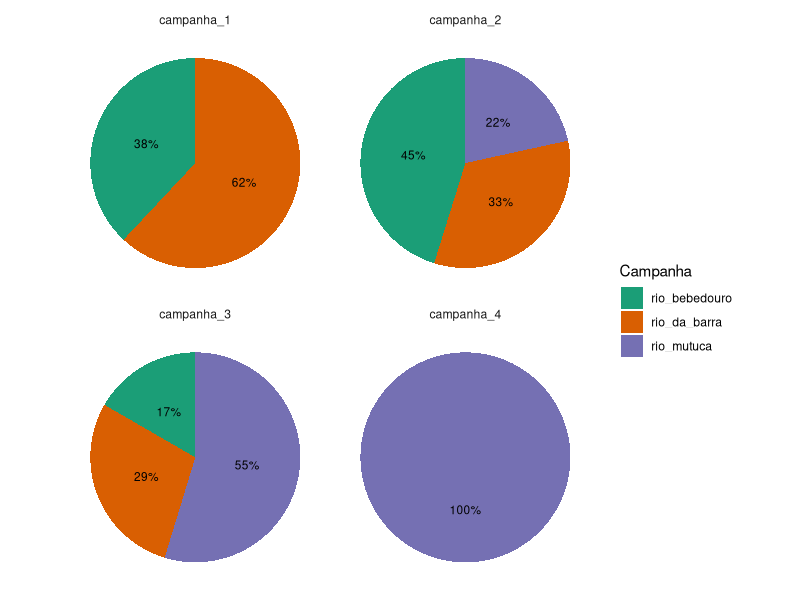
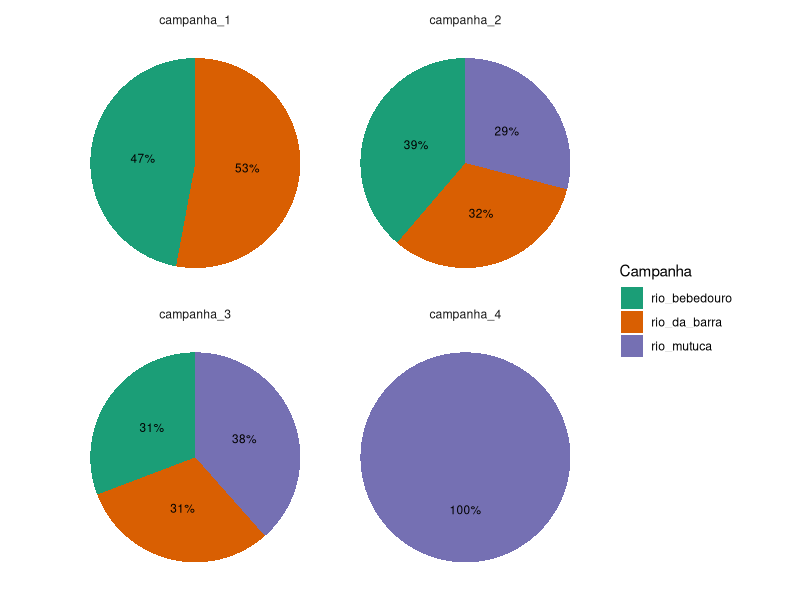
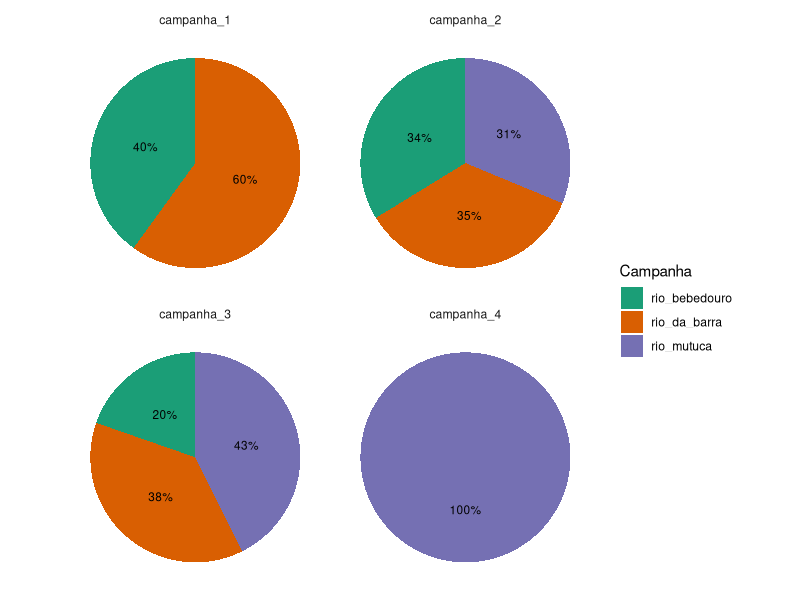

Here is the R script that generated these plots, in order:
# Resumo da base de dados. Agora considerando rio e campanha
# Quantos insetos foram coletados? (Por rio e campanha)
# Qual a riqueza de classes, ordens e familias? (Por rio e campanha)


############################### Ambiente #######################################
library(tidyverse)
library(ggpubr)

# setwd("C:/Users/Giovana/Desktop/mestrado_giovana/")

# Pasta de tabelas
pasta_tabelas <- "tabelas/cap1/dados_descritivos/"
if (!dir.exists(pasta_tabelas)) {
  dir.create(pasta_tabelas, recursive = TRUE)
}

# Pasta de figuras
pasta_figuras <- "figuras/cap1/dados_descritivos/"
if (!dir.exists(pasta_figuras)) {
  dir.create(pasta_figuras, recursive = TRUE)
}

cores <- c(
  "rio_bebedouro" = "#1B9E77",
  "rio_da_barra" = "#D95F02",
  "rio_mutuca" = "#7570B3",
  "rio_carrapicho" = "#E7298A",
  "rio_da_serra" = "#66A61E"
)


######################## Carregar e Limpar Dados ###############################
rios <- c("rio_bebedouro", "rio_da_barra", "rio_mutuca")
amostras_descartadas <- c("RiodaBarra-P1")
metodos <- c("D Net", "Pool Net", "Sieve")

df_cru <- read_csv("dados/processado/imaturos_piata_limpo.csv")

df <- df_cru %>%
  filter(rio %in% rios) %>%
  filter(!locality_name %in% amostras_descartadas) %>%
  filter(method %in% metodos) %>%
  group_by(campanha, rio, locality_name) %>%
  filter(all(metodos %in% method)) %>%
  ungroup()

####################### Particionamento das campanhas ##########################


#---------------------------------- Abundancia ---------------------------------
sumario_especimes <- df %>%
  group_by(rio, campanha) %>% 
  summarise(abundancia_especimes = sum(abundance)) %>%
  ungroup() %>%
  group_by(campanha) %>%
  mutate(abundancia_total_da_campanha = sum(abundancia_especimes)) %>%
  ungroup() %>%
  mutate(
    abundancia_relativa_a_campanha = 
      abundancia_especimes / abundancia_total_da_campanha
  )

write_csv(
  sumario_especimes,
  file.path(pasta_tabelas, "rio_campanha_sumario_abundancia.csv")
)


plot_especimes <- 
  ggplot(
    sumario_especimes, 
    aes(x = "", y = abundancia_relativa_a_campanha, fill = rio)
  ) +
  geom_bar(stat = "identity", width = 1) +
  coord_polar(theta = "y") +
  facet_wrap(~ campanha) +
  labs(x = NULL, y = NULL, fill = "Campanha") +
  geom_text(
    aes(label = paste0(round(abundancia_relativa_a_campanha, 2) * 100, "%")),
    position = position_stack(vjust = 0.5), 
    size = 3
  ) +
  theme_minimal() +
  scale_fill_manual(values = cores) +
  theme(legend.position = "right") +
    theme(
    legend.position = "right",
    axis.text = element_blank(),
    axis.ticks = element_blank(),
    panel.grid = element_blank()
  ) 

ggsave(
  file.path(pasta_figuras, "piechart_abundancia_POR_rio_campanha.png"),
  plot_especimes,
  width = 10,
  height = 6
)

#--------------------------------- Riqueza Ordens ------------------------------

sumario_riqueza_ordens <- df %>%
  group_by(rio, campanha) %>% 
  summarise(
    riqueza_ordem = n_distinct(order)
  ) %>%
  ungroup() %>%
  group_by(campanha) %>%
  mutate(riqueza_total_da_campanha = sum(riqueza_ordem)) %>%
  ungroup() %>%
  mutate(riqueza_relativa_a_campanha = riqueza_ordem / riqueza_total_da_campanha)

write_csv(
  sumario_riqueza_ordens,
  file.path(pasta_tabelas, "rio_campanha_sumario_riqueza_ordens.csv")
)

plot_riqueza_ordens <-
  ggplot(
    sumario_riqueza_ordens,
    aes(x = "", y = riqueza_relativa_a_campanha, fill = rio)
  ) +
  geom_bar(stat = "identity", width = 1) +
  coord_polar(theta = "y") +
  facet_wrap(~ campanha) +
  labs(x = NULL, y = NULL, fill = "Campanha") +
  geom_text(
    aes(label = paste0(round(riqueza_relativa_a_campanha, 2) * 100, "%")),
    position = position_stack(vjust = 0.5),
    size = 3
  ) +
  theme_minimal() +
  scale_fill_manual(values = cores) +
  theme(legend.position = "right") +
  theme(
    legend.position = "right",
    axis.text = element_blank(),
    axis.ticks = element_blank(),
    panel.grid = element_blank()
  ) 

ggsave(
  file.path(pasta_figuras, "piechart_riqueza_ordens_POR_rio_campanha.png"),
  plot_riqueza_ordens,
  width = 10,
  height = 6
)



#------------------------------ Riqueza Familias -------------------------------
sumario_riqueza_familia <- df %>%
  group_by(rio, campanha) %>% 
  summarise(riqueza_familia = n_distinct(family)) %>%
  ungroup() %>%
  group_by(campanha) %>%
  mutate(riqueza_total_da_campanha = sum(riqueza_familia)) %>%
  ungroup() %>%
  mutate(
    riqueza_relativa_a_campanha = riqueza_familia / riqueza_total_da_campanha
  )

write_csv(
  sumario_riqueza_familia,
  file.path(pasta_tabelas, "rio_campanha_sumario_riqueza_familias.csv")
)


plot_riqueza_familias <- 
  ggplot(
    sumario_riqueza_familia, 
    aes(x = "", y = riqueza_relativa_a_campanha, fill = rio)
  ) +
  geom_bar(stat = "identity", width = 1) +
  coord_polar(theta = "y") +
  facet_wrap(~ campanha) +
  labs(x = NULL, y = NULL, fill = "Campanha") +
  geom_text(
    aes(label = paste0(round(riqueza_relativa_a_campanha, 2) * 100, "%")),
    position = position_stack(vjust = 0.5), 
    size = 3
  ) +
  theme_minimal() +
  scale_fill_manual(values = cores) +
  theme(legend.position = "right") +
    theme(
    legend.position = "right",
    axis.text = element_blank(),
    axis.ticks = element_blank(),
    panel.grid = element_blank()
  )

ggsave(
  file.path(pasta_figuras, "piechart_riqueza_familias_POR_rio_campanha.png"),
  plot_riqueza_familias,
  width = 10,
  height = 6
)

############################### Analise dos Taxons #############################
# ----------------------------------  Rio --------------------------------------
sumario_ordens_rio <- df %>%
  group_by(rio, order) %>%
  summarise(abundancia_ordem = sum(abundance)) %>%
  ungroup() %>%
  group_by(rio) %>%
  mutate(abundancia_total_macroinvertebrados = sum(abundancia_ordem)) %>%
  ungroup() %>%
  mutate(
    abundancia_relativa_ordem = abundancia_ordem /
      abundancia_total_macroinvertebrados
  )
write_csv(
  sumario_ordens_rio,
  file.path(pasta_tabelas, "rio_sumario_abundancia_ordens.csv")
)


sumario_familias_rio <- df %>%
  group_by(rio, family) %>%
  summarise(abundancia_familia = sum(abundance)) %>%
  ungroup() %>%
  group_by(rio) %>%
  mutate(abundancia_total_macroinvertebrados = sum(abundancia_familia)) %>%
  ungroup() %>%
  mutate(
    abundancia_relativa_familia = abundancia_familia /
      abundancia_total_macroinvertebrados
  )
write_csv(
  sumario_familias_rio,
  file.path(pasta_tabelas, "rio_sumario_abundancia_familias.csv")
)


# -------------------------------  Rio e Local ---------------------------------
sumario_ordens_rio_local <- df %>%
  group_by(rio, locality_name, order) %>%
  summarise(abundancia_ordem = sum(abundance)) %>%
  ungroup() %>%
  group_by(rio, locality_name) %>%
  mutate(abundancia_total_macroinvertebrados = sum(abundancia_ordem)) %>%
  ungroup() %>%
  mutate(
    abundancia_relativa_ordem = abundancia_ordem /
    abundancia_total_macroinvertebrados
  )
write_csv(
  sumario_ordens_rio_local,
  file.path(pasta_tabelas, "ponto_rio_sumario_abundancia_ordens.csv")
)

sumario_familias_rio_local <- df %>%
  group_by(rio, locality_name, family) %>%
  summarise(abundancia_familia = sum(abundance)) %>%
  ungroup() %>%
  group_by(rio, locality_name) %>%
  mutate(abundancia_total_macroinvertebrados = sum(abundancia_familia)) %>%
  ungroup() %>%
  mutate(
    abundancia_relativa_familia = abundancia_familia /
    abundancia_total_macroinvertebrados
  )
write_csv(
  sumario_familias_rio_local,
  file.path(pasta_tabelas, "ponto_rio_sumario_abundancia_familias.csv")
)


# --------------------------- Rio Local e Campanha -----------------------------
sumario_ordens_rio_local_campanha <- df %>%
  group_by(rio, locality_name, campanha, order) %>%
  summarise(abundancia_ordem = sum(abundance)) %>%
  ungroup() %>%
  group_by(rio, locality_name, campanha) %>%
  mutate(abundancia_total_macroinvertebrados = sum(abundancia_ordem)) %>%
  ungroup() %>%
  mutate(
    abundancia_relativa_ordem = abundancia_ordem /
    abundancia_total_macroinvertebrados
  )
write_csv(
  sumario_ordens_rio_local_campanha,
  file.path(pasta_tabelas, "campanha_ponto_rio_sumario_abundancia_ordens.csv")
)

sumario_familias_rio_local_campanha <- df %>%
  group_by(rio, locality_name, campanha, family) %>%
  summarise(abundancia_familia = sum(abundance)) %>%
  ungroup() %>%
  group_by(rio, locality_name, campanha) %>%
  mutate(abundancia_total_macroinvertebrados = sum(abundancia_familia)) %>%
  ungroup() %>%
  mutate(
    abundancia_relativa_familia = abundancia_familia /
    abundancia_total_macroinvertebrados
  )
write_csv(
  sumario_familias_rio_local_campanha,
  file.path(pasta_tabelas, "campanha_ponto_rio_sumario_abundancia_familias.csv")
)
